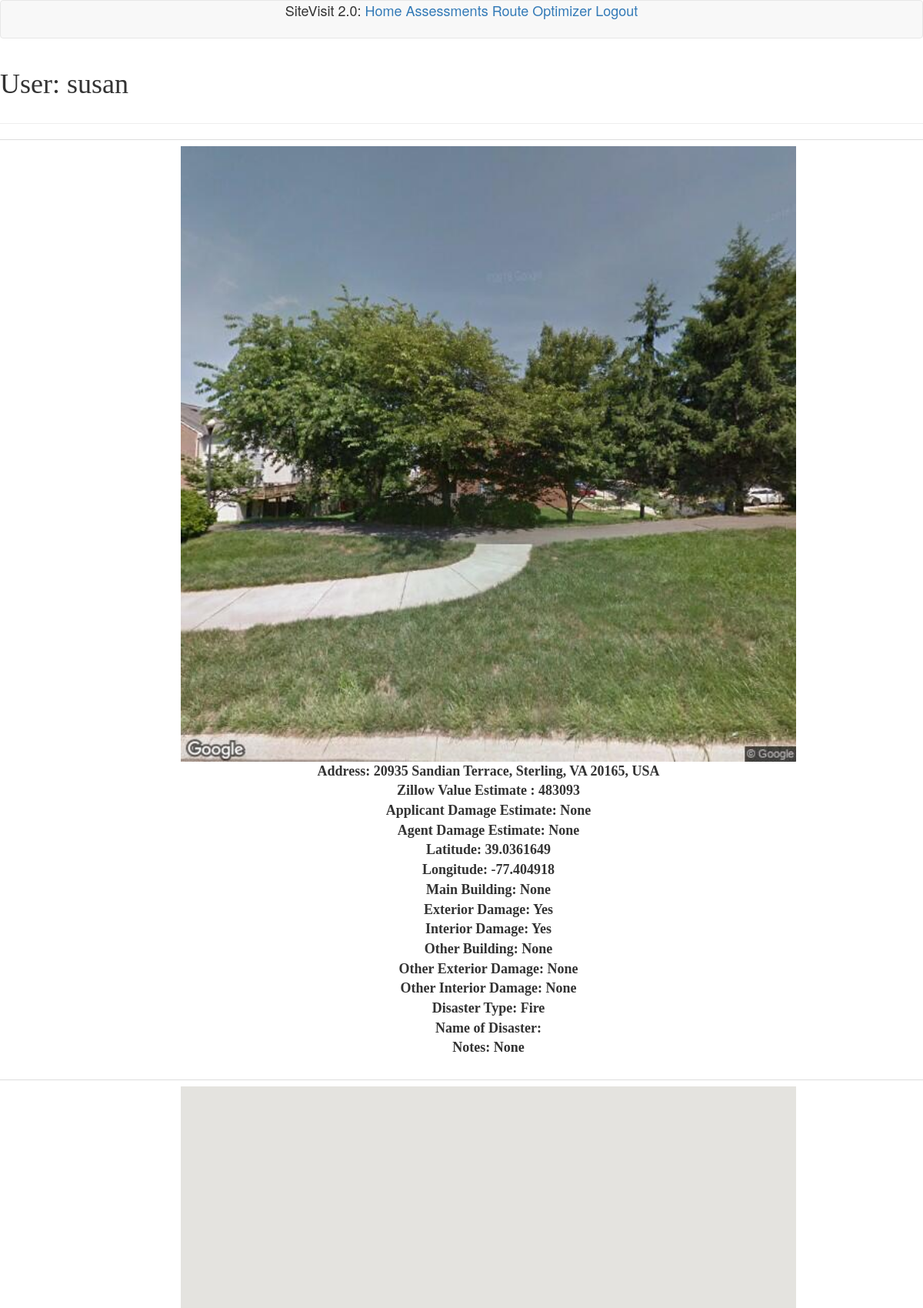
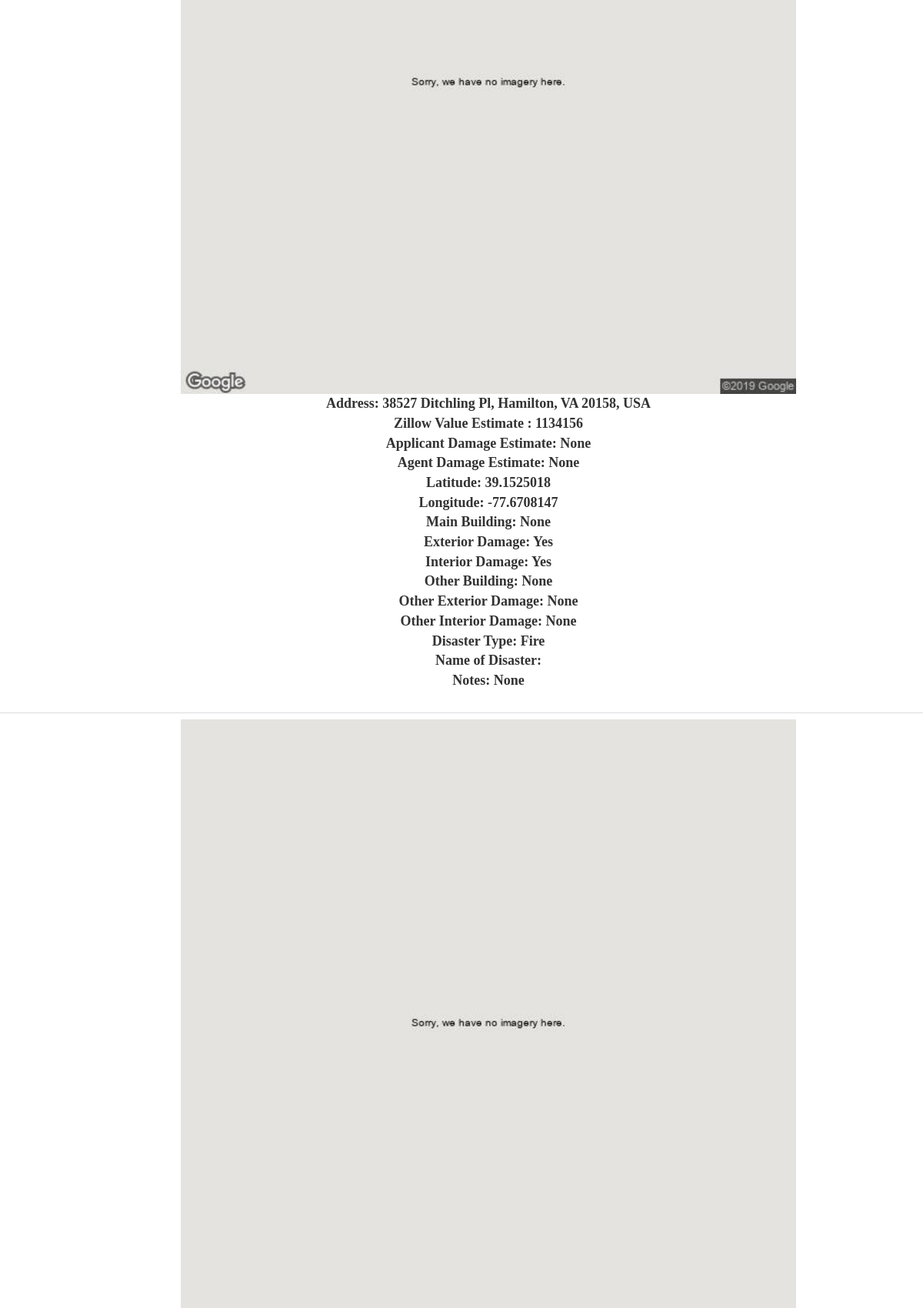
Screenshot of /user/susan (signed in, upper part) with the database file from the repository (2 pictures, top to bottom).
### app/models.py (models this page shows, shortened)
class User(UserMixin, db.Model):
    id = db.Column(db.Integer, primary_key=True) ## setting our primary key for SQL database
    username = db.Column(db.String(64), index=True, unique=True) ## string capped at 64 characters
    email = db.Column(db.String(120), index=True, unique=True)
    password_hash = db.Column(db.String(128))
    assessments = db.relationship('Assessment', backref='author', lazy='dynamic')
    optimizer = db.relationship('Optimizer', backref='author', lazy='dynamic')
    title = db.Column(db.String(80))
    last_seen = db.Column(db.DateTime, default=datetime.utcnow)
    def assessment_list(self):
        return Assessment.query.filter(
                Assessment.user_id== self.id).order_by(
                    Assessment.timestamp.desc())

class Assessment(db.Model):
    id = db.Column(db.Integer, primary_key=True)  ## assessment id
    raw_address = db.Column(db.String(80))
    agent_est = db.Column(db.String(15))
    applicant_est = db.Column(db.String(15))
    lat = db.Column(db.String(25))
    lng = db.Column(db.String(25))
    street_number = db.Column(db.String(10))
    street_name = db.Column(db.String(60))
    city_name = db.Column(db.String(60))
    state_abr = db.Column(db.String(5))
    postal_code = db.Column(db.String(12))
    formatted_address = db.Column(db.String(120))
    google_place_id = db.Column(db.String(40))
    street_pic = db.Column(db.String(100))
    zillow_estimate = db.Column(db.Integer)
    zillow_baths = db.Column(db.String(3))
    zillow_bedrooms = db.Column(db.String(3))
    damage = db.Column(db.String(60))  ## contents of assessment
    other_damage = db.Column(db.String(60))
    exterior = db.Column(db.String(60))
    interior = db.Column(db.String(60))
    other_exterior = db.Column(db.String(60))
    other_interior = db.Column(db.String(60))
    disaster_type = db.Column(db.String(60))
    disaster_name = db.Column(db.String(60))
    comments = db.Column(db.String(300))
    timestamp = db.Column(db.DateTime, index=True, default=datetime.utcnow) ## creates time of assessment, utcnow creates uniform timestamps
    user_id = db.Column(db.Integer, db.ForeignKey('user.id'))

### app/routes.py (the view)
@app.route('/user/<username>')
@login_required  ## requires logged in users to access
def user(username):
    user = User.query.filter_by(username=username).first_or_404()
    assessments = current_user.assessment_list().all()
    return render_template('user.html', user=user, assessments=assessments)

### app/models.py (called while the page is built)
@login.user_loader  ## decorator used to register flask_login
def load_user(id):
    return User.query.get(int(id)) ## id is passed as a string, so we turn to int for db processing

### app/routes.py (called while the page is built)
@app.before_request ## before_request executes before any view function
def before_request():
    if current_user.is_authenticated:  ## checking if user is logged in
        current_user.last_seen = datetime.utcnow() ## setting last_seen to current time
        db.session.commit() ## committing time

### app/templates/user.html (shortened to what this page needs)
{% extends "base.html" %}
{% block content %}
<table>
  <tr valign="top">
      <td>
          <h1>User: {{ user.username }}</h1>
      </td>
  </tr>
</table>
    <hr>
    {% for assessment in assessments %}
        {% include '_post.html' %}
    {% endfor %}
{% endblock %}}

### app/templates/_post.html (shortened to what this page needs)
<table class="table table-hover">
    <tr>
        <td width="70px" align='center'>
        </td>
        <td>
          <b>
          <img src = "http://localhost:5000//images/{{ assessment.street_pic}}"  height ='800' width = '800'> </img> </b> <br>
          <body align = 'center'><font size=4 face='palatino'>
            <b>Address: {{ assessment.formatted_address }} </b> <br>
            <b>Zillow Value Estimate : {{ assessment.zillow_estimate }} </b><br>
            <b>Applicant Damage Estimate: {{ assessment.applicant_est }}</b><br>
            <b>Agent Damage Estimate: {{ assessment.agent_est }}</b><br>
            <b>Latitude: {{ assessment.lat }}</b><br>
            <b>Longitude: {{ assessment.lng }}</b><br>
            <b>Main Building: {{ assessment.damage }}</b><br>
            <b>Exterior Damage: {{ assessment.exterior }}</b><br>
            <b>Interior Damage: {{ assessment.interior }}</b><br>
            <b>Other Building: {{ assessment.other_damage }}</b><br>
            <b>Other Exterior Damage: {{ assessment.other_exterior }}</b><br>
            <b>Other Interior Damage: {{ assessment.other_interior }}</b><br>
            <b>Disaster Type: {{ assessment.disaster_type }}</b><br>
            <b>Name of Disaster: {{ assessment.disaster_name }}</b><br>
            <b>Notes: {{ assessment.comments }}</b><br>
          </body>
        </td>
    </tr>
</table>

### rows the page displays
User: username "susan"
Assessment: street_pic (picture), formatted_address "20935 Sandian Terrace, Sterling, VA 20165, USA", zillow_estimate "483093", applicant_est "None", agent_est "None", lat "39.0361649", lng "-77.404918", damage "None", exterior "Yes", interior "Yes", other_damage "None", other_exterior "None", other_interior "None", disaster_type "Fire", comments "None"
Assessment: street_pic (picture), formatted_address "38527 Ditchling Pl, Hamilton, VA 20158, USA", zillow_estimate "1134156", applicant_est "None", agent_est "None", lat "39.1525018", lng "-77.6708147", damage "None", exterior "Yes", interior "Yes", other_damage "None", other_exterior "None", other_interior "None", disaster_type "Fire", comments "None"
Assessment: street_pic (picture)
